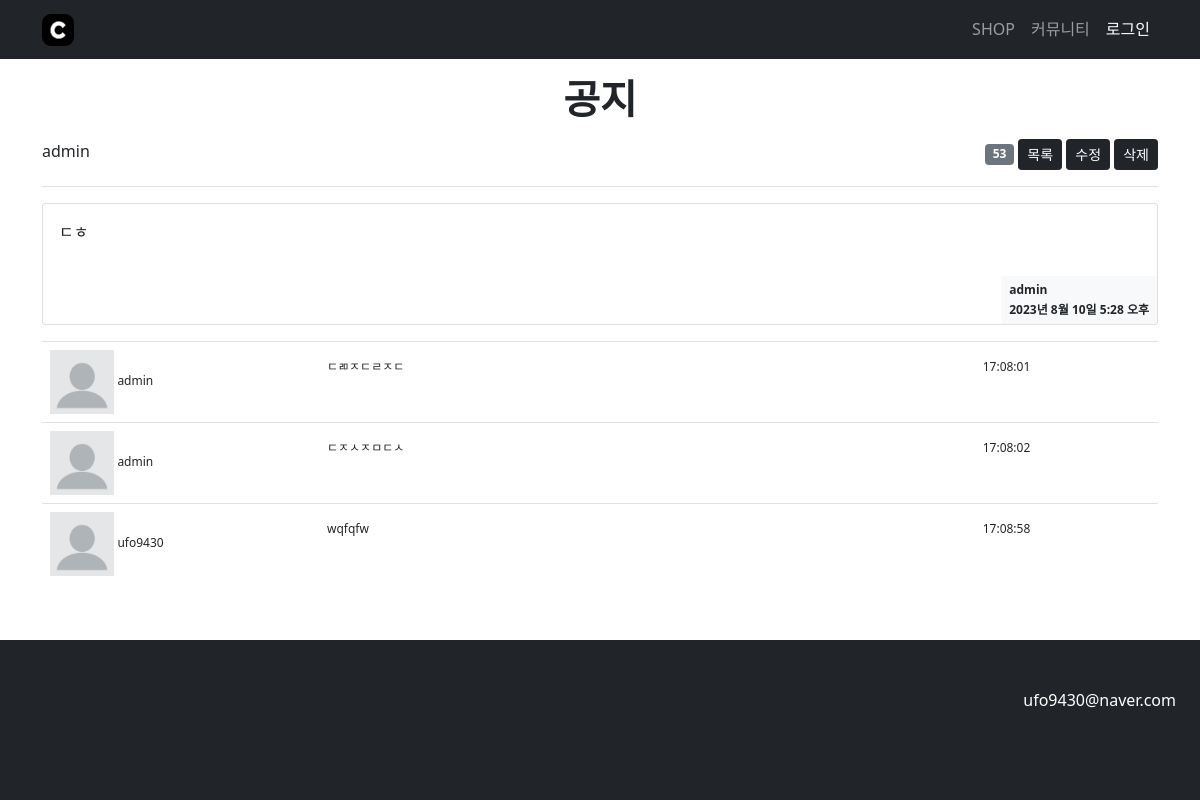
The app's page /posts/v/402/ with its own data.
### community/models.py (models this page shows)
class Article(models.Model):
    category = models.CharField(max_length=50, choices=CATEGORY, null=True)
    name = models.ForeignKey(User, on_delete=models.CASCADE)
    title = models.CharField(max_length=50)
    contents = RichTextUploadingField(blank=True, null=True)
    cdate = models.DateTimeField(auto_now_add=True)
    hits = models.PositiveIntegerField(default=0, verbose_name='조회수')

class Comment(models.Model):
    name = models.ForeignKey(User, on_delete=models.CASCADE)
    article = models.ForeignKey(Article, on_delete = models.CASCADE)
    contents = models.TextField()
    cdate = models.DateTimeField(auto_now_add=True)

### users/models.py (models this page shows)
class User(AbstractUser):
    profile_picture = models.ImageField(upload_to='profile', default='/media/profile/profile_default.jpg', null=True)

### community/views.py (the view)
# urls.py: path('v/<int:num>/', views.view, name = 'view'),
def view(request, num):
    article = Article.objects.get(id=num)
    context = { 'article': article }
    article.hits += 1
    article.save()
    return render(request, 'community/view.html', context)

### templates/community/view.html (shortened to what this page needs)
{% extends "base.html" %}
{% block content %}
<div class="container my-3">
    <h1 class="text-center"><strong>{{article.title}}</strong></h1>
    <div class="border-bottom">
        <div class="row my-3">
            <div class="col">
                <span class="py-2">{{article.name}}</span>
            </div>
            <div class="col">
                <div class="text-end">
                    <span class="badge bg-secondary">{{article.hits}}</span>
                    <a class="btn btn-dark btn-sm" href="{% url 'community:posts' %}">목록</a>
                    <a class="btn btn-dark btn-sm" href="modify">수정</a>
                    <a class="btn btn-dark btn-sm" href="delete">삭제</a>
                </div>
            </div>
        </div>
    </div>
    <div class="card my-3">
        <div class="card-body" style="overflow: auto;">
            {{article.contents|safe}}
        </div>
        <div class="d-flex justify-content-end">
            <div class="badge bg-light text-dark p-2 text-start">
                <div class="mb-2">{{article.name}}</div>
                <div>{{article.cdate}}</div>
            </div>
        </div>
    </div>
    <div class="comment_wrap">
        {% for comment in article.comment_set.all %}
        <div class="border-top">
            <div class="row p-2" style="font-size: 12px;">
                <div class="col-3">
                    <img src="{{ comment.name.profile_picture }}" alt="" class="w-25">
                    <span>{{ comment.name }}</span>
                </div>
                <div class="col p-2">
                    {{ comment.contents }}
                </div>
                <div class="col-1 p-2">
                    <span>{{ comment.cdate|date:"H:m:s"}}</span>
                </div>
                <div class="col-1 p-2">
                </div>
            </div>
        </div>
        {% endfor %}
    </div>
</div>
{% endblock %}

### records on screen
Article: title "공지", name "admin", hits "53", contents "ㄷㅎ", cdate "2023년 8월 10일 5:28 오후"
Comment: name.profile_picture (placeholder picture), name "admin", contents "ㄷㄻㅈㄷㄹㅈㄷ", cdate "17:08:01"
Comment: name.profile_picture (placeholder picture), name "admin", contents "ㄷㅈㅅㅈㅁㄷㅅ", cdate "17:08:02"
Comment: name.profile_picture (placeholder picture), name "ufo9430", contents "wqfqfw", cdate "17:08:58"
